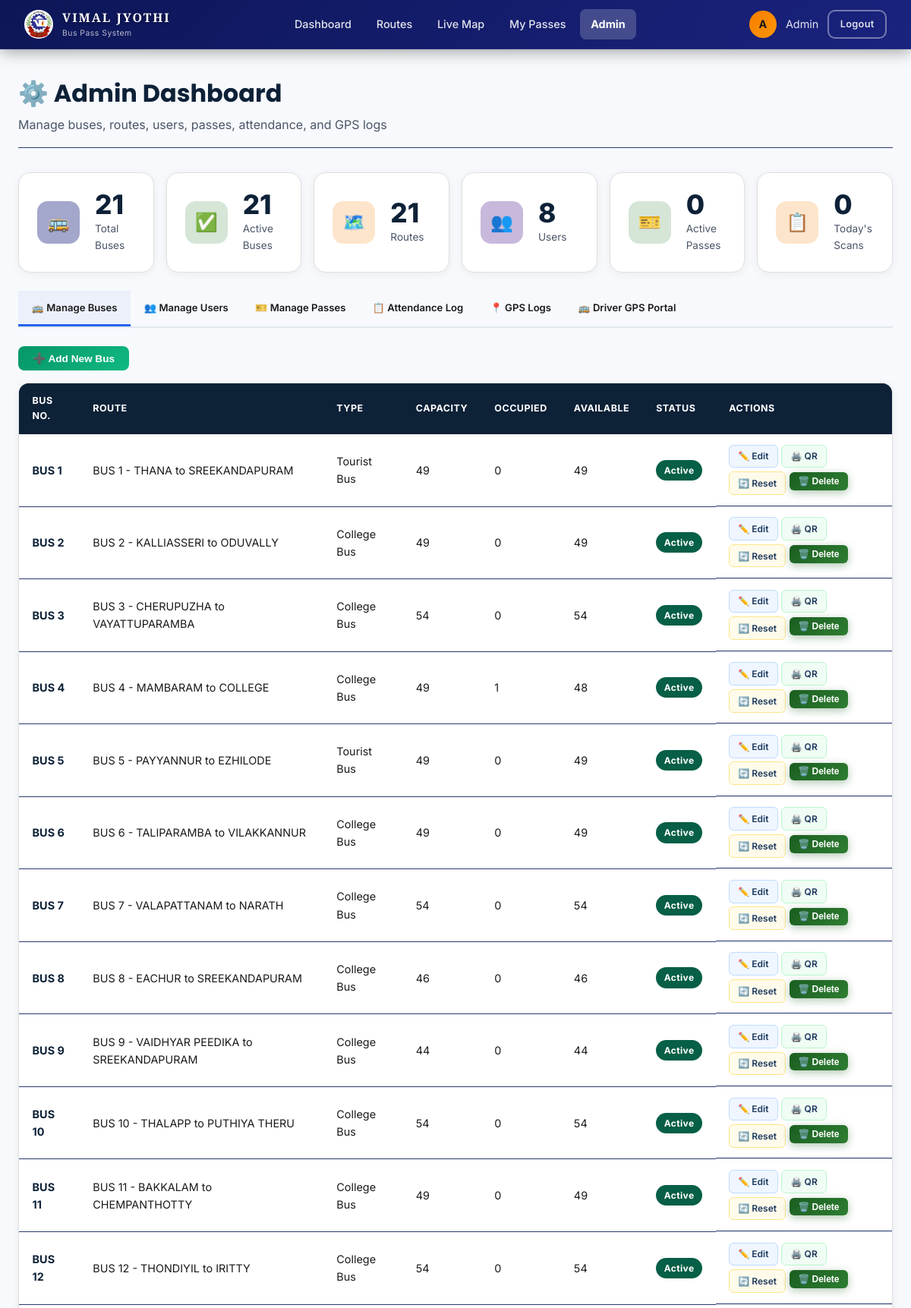
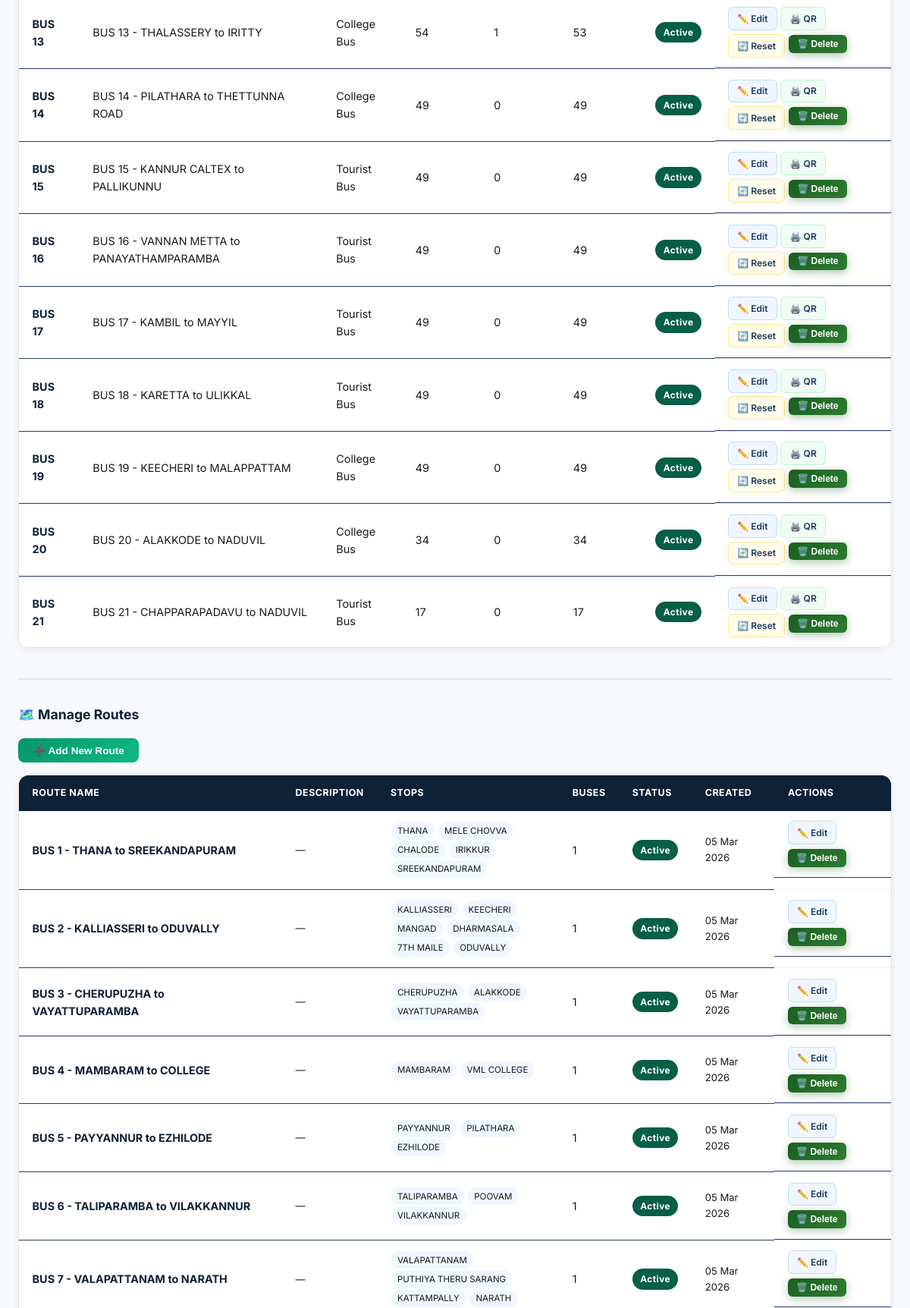
Page /admin-panel/ (signed in, upper part) on the committed database (2 pictures, top to bottom).
### core/models.py (models this page shows, shortened)
class Bus(models.Model):
    BUS_TYPE_CHOICES = [
        ('college', 'College Bus'),
        ('tourist', 'Tourist Bus'),
    ]
    bus_number = models.CharField(max_length=20, unique=True)
    route = models.ForeignKey(Route, on_delete=models.SET_NULL, null=True, blank=True, related_name='buses')
    capacity = models.PositiveIntegerField(default=49)
    current_occupancy = models.PositiveIntegerField(default=0)
    bus_type = models.CharField(max_length=10, choices=BUS_TYPE_CHOICES, default='college')
    driver_name = models.CharField(max_length=100, blank=True)
    driver_phone = models.CharField(max_length=15, blank=True)
    driver = models.ForeignKey(
        User, on_delete=models.SET_NULL, null=True, blank=True,
        related_name='assigned_bus',
        help_text='Driver user account assigned to this bus'
    )
    is_active = models.BooleanField(default=True)
    latitude = models.DecimalField(max_digits=10, decimal_places=7, null=True, blank=True)
    longitude = models.DecimalField(max_digits=10, decimal_places=7, null=True, blank=True)
    is_tracking = models.BooleanField(default=False, help_text='True while driver is sharing location')
    created_at = models.DateTimeField(auto_now_add=True)
    class Meta:
        ordering = ['bus_number']
    @property
    def available_seats(self):
        return max(0, self.capacity - self.current_occupancy)

class Route(models.Model):
    name = models.CharField(max_length=200)
    description = models.TextField(blank=True)
    stops = models.JSONField(default=list, help_text="List of stop names in order")
    is_active = models.BooleanField(default=True)
    created_at = models.DateTimeField(auto_now_add=True)
    def get_stops_list(self):
        if isinstance(self.stops, list):
            return self.stops
        return []

### core/views.py (the view)
# urls.py: path('admin-panel/', views.admin_dashboard_view, name='admin_dashboard'),
@auth_required
@user_passes_test(is_admin, login_url='dashboard')
def admin_dashboard_view(request):
    buses = sorted(
        Bus.objects.all().select_related('route'),
        key=lambda b: int(''.join(filter(str.isdigit, b.bus_number)) or 0)
    )
    routes = Route.objects.all()
    users = User.objects.select_related('profile').all().order_by('-date_joined')
    passes = BusPass.objects.select_related('user', 'bus', 'route').order_by('-created_at')[:50]
    boarding_points = BoardingPoint.objects.all().order_by('fare', 'name')
    att_filter_date = request.GET.get('att_date', str(date.today()))
    try:
        att_dt = date.fromisoformat(att_filter_date)
    except ValueError:
        att_dt = date.today()
    attendance_records = Attendance.objects.filter(date=att_dt).select_related(
        'user', 'bus', 'bus_pass'
    ).order_by('-scanned_at')
    gps_filter_date = request.GET.get('gps_date', str(date.today()))
    gps_bus_id = request.GET.get('gps_bus', '')
    try:
        gps_dt = date.fromisoformat(gps_filter_date)
    except ValueError:
        gps_dt = date.today()
    gps_qs = GPSLocation.objects.filter(timestamp__date=gps_dt).select_related('bus')
    if gps_bus_id:
        gps_qs = gps_qs.filter(bus_id=gps_bus_id)
    gps_logs = gps_qs.order_by('-timestamp')[:100]
    stats = {
        'total_buses': Bus.objects.count(),
        'active_buses': Bus.objects.filter(is_active=True).count(),
        'total_routes': routes.count(),
        'total_users': users.count(),
        'total_passes': BusPass.objects.count(),
        'active_passes': BusPass.objects.filter(status='active').count(),
        'today_attendance': Attendance.objects.filter(date=date.today()).count(),
    }
    return render(request, 'core/admin_dashboard.html', {
        'buses': buses,
        'routes': routes,
        'users': users,
        'passes': passes,
        'stats': stats,
        'boarding_points': boarding_points,
        'attendance_records': attendance_records,
        'att_filter_date': att_dt,
        'gps_logs': gps_logs,
        'gps_filter_date': gps_dt,
        'gps_bus_id': gps_bus_id,
    })

### core/templates/core/admin_dashboard.html (shortened to what this page needs)
{% extends 'core/base.html' %}
{% block extra_head %}
<link rel="stylesheet" href="https://unpkg.com/leaflet@1.9.4/dist/leaflet.css" />
{% endblock %}
{% block content %}
<div class="main-content fade-up">
    <div class="page-header">
        <h1>⚙️ Admin Dashboard</h1>
        <p>Manage buses, routes, users, passes, attendance, and GPS logs</p>
    </div>
    <div class="admin-stat-row" style="margin-bottom:1.5rem">
        <div class="stat-card">
            <div class="stat-icon blue">🚌</div>
            <div><div class="stat-value">{{ stats.total_buses }}</div><div class="stat-label">Total Buses</div></div>
        </div>
        <div class="stat-card">
            <div class="stat-icon green">✅</div>
            <div><div class="stat-value">{{ stats.active_buses }}</div><div class="stat-label">Active Buses</div></div>
        </div>
        <div class="stat-card">
            <div class="stat-icon orange">🗺️</div>
            <div><div class="stat-value">{{ stats.total_routes }}</div><div class="stat-label">Routes</div></div>
        </div>
        <div class="stat-card">
            <div class="stat-icon purple">👥</div>
            <div><div class="stat-value">{{ stats.total_users }}</div><div class="stat-label">Users</div></div>
        </div>
        <div class="stat-card">
            <div class="stat-icon green">🎫</div>
            <div><div class="stat-value">{{ stats.active_passes }}</div><div class="stat-label">Active Passes</div></div>
        </div>
        <div class="stat-card">
            <div class="stat-icon orange">📋</div>
            <div><div class="stat-value">{{ stats.today_attendance }}</div><div class="stat-label">Today's Scans</div></div>
        </div>
    </div>
    <div class="admin-tabs" id="admin-tabs">
        <div class="admin-tab active" data-tab="buses">🚌 Manage Buses</div>
        <div class="admin-tab" data-tab="users">👥 Manage Users</div>
        <div class="admin-tab" data-tab="passes">🎫 Manage Passes</div>
        <div class="admin-tab" data-tab="attendance">📋 Attendance Log</div>
        <div class="admin-tab" data-tab="gps">📍 GPS Logs</div>
        <div class="admin-tab" data-tab="driver">🚌 Driver GPS Portal</div>
    </div>
    <div class="tab-panel active" id="tab-buses">
        <button class="add-toggle-btn" onclick="toggleForm('add-bus-form')">➕ Add New Bus</button>
        <div class="table-wrapper">
            <table>
                <thead>
                    <tr>
                        <th>Bus No.</th><th>Route</th><th>Type</th><th>Capacity</th>
                        <th>Occupied</th><th>Available</th><th>Status</th><th>Actions</th>
                    </tr>
                </thead>
                <tbody>
                    {% for bus in buses %}
                    <tr>
                        <td><strong style="color:var(--accent-light)">{{ bus.bus_number }}</strong></td>
                        <td>{{ bus.route.name|default:"Not assigned" }}</td>
                        <td>{{ bus.get_bus_type_display }}</td>
                        <td>{{ bus.capacity }}</td>
                        <td>{{ bus.current_occupancy }}</td>
                        <td style="color:{% if bus.available_seats > 10 %}#16a34a{% elif bus.available_seats > 0 %}#d97706{% else %}#dc2626{% endif %}">
                            {{ bus.available_seats }}
                        </td>
                        <td><span class="badge badge-{% if bus.is_active %}success{% else %}danger{% endif %}">{{ bus.is_active|yesno:"Active,Inactive" }}</span></td>
                        <td style="display:flex;gap:0.3rem;flex-wrap:wrap">
                            <a href="{% url 'admin_edit_bus' bus.id %}" class="action-btn action-btn-edit">✏️ Edit</a>
                            <a href="{% url 'bus_qr' bus.id %}" target="_blank" class="action-btn action-btn-qr">🖨️ QR</a>
                            <a href="{% url 'reset_occupancy' bus.id %}" class="action-btn action-btn-reset"
                               onclick="return confirm('Reset occupancy of Bus {{ bus.bus_number }} to 0?')">🔄 Reset</a>
                            <form method="POST" action="{% url 'admin_delete_bus' bus.id %}" style="display:inline"
                                  onsubmit="return confirm('Delete Bus {{ bus.bus_number }}? This cannot be undone.')">
                                <button type="submit" class="action-btn action-btn-delete">🗑️ Delete</button>
                            </form>
                        </td>
                    </tr>
                    {% empty %}
                    <tr><td colspan="8" style="text-align:center;color:#94a3b8;padding:2rem">No buses found</td></tr>
                    {% endfor %}
                </tbody>
            </table>
        </div>
        <div style="margin-top:2.5rem;padding-top:2rem;border-top:2px solid #e2e8f0">
            <h2 style="font-size:1.1rem;font-weight:700;color:#1e3a5f;margin-bottom:1rem">🗺️ Manage Routes</h2>
            <button class="add-toggle-btn" onclick="toggleForm('add-route-form')">➕ Add New Route</button>
            <div class="table-wrapper">
                <table>
                    <thead>
                        <tr>
                            <th>Route Name</th><th>Description</th><th>Stops</th>
                            <th>Buses</th><th>Status</th><th>Created</th><th>Actions</th>
                        </tr>
                    </thead>
                    <tbody>
                        {% for route in routes %}
                        <tr>
                            <td><strong style="color:var(--accent-light)">{{ route.name }}</strong></td>
                            <td style="color:#64748b;font-size:0.82rem;max-width:180px;overflow:hidden;text-overflow:ellipsis;white-space:nowrap">{{ route.description|default:"—" }}</td>
                            <td style="font-size:0.8rem;max-width:250px">
                                {% for s in route.get_stops_list %}
                                    <span style="background:#eff6ff;color:#1e40af;padding:0.15rem 0.5rem;border-radius:12px;font-size:0.72rem;display:inline-block;margin:1px">{{ s }}</span>
                                {% empty %}—{% endfor %}
                            </td>
                            <td>{{ route.buses.count }}</td>
                            <td><span class="badge badge-{% if route.is_active %}success{% else %}danger{% endif %}">{{ route.is_active|yesno:"Active,Inactive" }}</span></td>
                            <td style="color:#94a3b8;font-size:0.82rem">{{ route.created_at|date:"d M Y" }}</td>
                            <td style="display:flex;gap:0.3rem;flex-wrap:wrap">
                                <a href="{% url 'admin_edit_route' route.id %}" class="action-btn action-btn-edit">✏️ Edit</a>
                                <form method="POST" action="{% url 'admin_delete_route' route.id %}" style="display:inline"
                                      onsubmit="return confirm('Delete route {{ route.name }}? Buses will be unassigned.')">
                                    <button type="submit" class="action-btn action-btn-delete">🗑️ Delete</button>
                                </form>
                            </td>
                        </tr>
                        {% empty %}
                        <tr><td colspan="7" style="text-align:center;color:#94a3b8;padding:2rem">No routes found</td></tr>
                        {% endfor %}
                    </tbody>
                </table>
            </div>
        </div>
    </div>
</div>
{% endblock %}

### core/templates/core/base.html (shortened to what this page needs)
{% load static %}
<!DOCTYPE html>
<html lang="en">
<head>
  <link rel="stylesheet" href="{% static 'core/css/style.css' %}" />
  <link rel="stylesheet" href="{% static 'core/css/white_theme.css' %}" />
  {% block extra_head %}{% endblock %}
</head>
<body>
  {% if user.is_authenticated %}
  <nav class="navbar">
    <a href="{% url 'dashboard' %}" class="navbar-brand">
      <img src="{% static 'core/images/vjec_logo.png' %}" class="navbar-logo-img" alt="VJEC" />
      <div>
        <span style="font-family:'Cinzel',Georgia,serif;font-size:1.4rem;font-weight:900;letter-spacing:2px;color:#ffffff;line-height:1.1;text-shadow:0 1px 4px rgba(0,0,0,0.5)">VIMAL JYOTHI</span>
        <small>Bus Pass System</small>
      </div>
    </a>
    <ul class="nav-links">
      <li><a href="{% url 'dashboard' %}">Dashboard</a></li>
      <li><a href="{% url 'routes' %}">Routes</a></li>
      <li><a href="{% url 'map' %}">Live Map</a></li>
      <li><a href="{% url 'my_passes' %}">My Passes</a></li>
      {% if user.is_staff or user.profile.role == 'admin' %}
      <li><a href="{% url 'admin_dashboard' %}">Admin</a></li>
      {% endif %}
    </ul>
    <div class="nav-user">
      <div class="nav-avatar">{{ user.first_name|first|default:user.username|first|upper }}</div>
      <span style="font-size:0.9rem;color:rgba(255,255,255,0.8)">{{ user.first_name|default:user.username }}</span>
      <a href="{% url 'logout' %}" class="btn btn-outline btn-sm">Logout</a>
    </div>
  </nav>
  {% endif %}
  <main>
    {% block content %}{% endblock %}
  </main>
</body>
</html>

### rows in the picture
Bus: bus_number "BUS 1", route.name "BUS 1 - THANA to SREEKANDAPURAM", bus_type "Tourist Bus", capacity "49", current_occupancy "0", available_seats "49", is_active "Active"
Bus: bus_number "BUS 2", route.name "BUS 2 - KALLIASSERI to ODUVALLY", bus_type "College Bus", capacity "49", current_occupancy "0", available_seats "49", is_active "Active"
Bus: bus_number "BUS 3", route.name "BUS 3 - CHERUPUZHA to VAYATTUPARAMBA", bus_type "College Bus", capacity "54", current_occupancy "0", available_seats "54", is_active "Active"
Bus: bus_number "BUS 4", route.name "BUS 4 - MAMBARAM to COLLEGE", bus_type "College Bus", capacity "49", current_occupancy "1", available_seats "48", is_active "Active"
Bus: bus_number "BUS 5", route.name "BUS 5 - PAYYANNUR to EZHILODE", bus_type "Tourist Bus", capacity "49", current_occupancy "0", available_seats "49", is_active "Active"
Bus: bus_number "BUS 6", route.name "BUS 6 - TALIPARAMBA to VILAKKANNUR", bus_type "College Bus", capacity "49", current_occupancy "0", available_seats "49", is_active "Active"
Bus: bus_number "BUS 7", route.name "BUS 7 - VALAPATTANAM to NARATH", bus_type "College Bus", capacity "54", current_occupancy "0", available_seats "54", is_active "Active"
Bus: bus_number "BUS 8", route.name "BUS 8 - EACHUR to SREEKANDAPURAM", bus_type "College Bus", capacity "46", current_occupancy "0", available_seats "46", is_active "Active"
Bus: bus_number "BUS 9", route.name "BUS 9 - VAIDHYAR PEEDIKA to SREEKANDAPURAM", bus_type "College Bus", capacity "44", current_occupancy "0", available_seats "44", is_active "Active"
Bus: bus_number "BUS 10", route.name "BUS 10 - THALAPP to PUTHIYA THERU", bus_type "College Bus", capacity "54", current_occupancy "0", available_seats "54", is_active "Active"
Bus: bus_number "BUS 11", route.name "BUS 11 - BAKKALAM to CHEMPANTHOTTY", bus_type "College Bus", capacity "49", current_occupancy "0", available_seats "49", is_active "Active"
Bus: bus_number "BUS 12", route.name "BUS 12 - THONDIYIL to IRITTY", bus_type "College Bus", capacity "54", current_occupancy "0", available_seats "54", is_active "Active"
Bus: bus_number "BUS 13", route.name "BUS 13 - THALASSERY to IRITTY", bus_type "College Bus", capacity "54", current_occupancy "1", available_seats "53", is_active "Active"
Bus: bus_number "BUS 14", route.name "BUS 14 - PILATHARA to THETTUNNA ROAD", bus_type "College Bus", capacity "49", current_occupancy "0", available_seats "49", is_active "Active"
Bus: bus_number "BUS 15", route.name "BUS 15 - KANNUR CALTEX to PALLIKUNNU", bus_type "Tourist Bus", capacity "49", current_occupancy "0", available_seats "49", is_active "Active"
Bus: bus_number "BUS 16", route.name "BUS 16 - VANNAN METTA to PANAYATHAMPARAMBA", bus_type "Tourist Bus", capacity "49", current_occupancy "0", available_seats "49", is_active "Active"
Bus: bus_number "BUS 17", route.name "BUS 17 - KAMBIL to MAYYIL", bus_type "Tourist Bus", capacity "49", current_occupancy "0", available_seats "49", is_active "Active"
Bus: bus_number "BUS 18", route.name "BUS 18 - KARETTA to ULIKKAL", bus_type "Tourist Bus", capacity "49", current_occupancy "0", available_seats "49", is_active "Active"
Bus: bus_number "BUS 19", route.name "BUS 19 - KEECHERI to MALAPPATTAM", bus_type "College Bus", capacity "49", current_occupancy "0", available_seats "49", is_active "Active"
Bus: bus_number "BUS 20", route.name "BUS 20 - ALAKKODE to NADUVIL", bus_type "College Bus", capacity "34", current_occupancy "0", available_seats "34", is_active "Active"
Bus: bus_number "BUS 21", route.name "BUS 21 - CHAPPARAPADAVU to NADUVIL", bus_type "Tourist Bus", capacity "17", current_occupancy "0", available_seats "17", is_active "Active"
Route: name "BUS 1 - THANA to SREEKANDAPURAM", description "—", get_stops_list "THANA" "MELE CHOVVA" "CHALODE" "IRIKKUR" "SREEKANDAPURAM", buses.count "1", is_active "Active", created_at "05 Mar 2026"
Route: name "BUS 2 - KALLIASSERI to ODUVALLY", description "—", get_stops_list "KALLIASSERI" "KEECHERI" "MANGAD" "DHARMASALA" "7TH MAILE" "ODUVALLY", buses.count "1", is_active "Active", created_at "05 Mar 2026"
Route: name "BUS 3 - CHERUPUZHA to VAYATTUPARAMBA", description "—", get_stops_list "CHERUPUZHA" "ALAKKODE" "VAYATTUPARAMBA", buses.count "1", is_active "Active", created_at "05 Mar 2026"
Route: name "BUS 4 - MAMBARAM to COLLEGE", description "—", get_stops_list "MAMBARAM" "VML COLLEGE", buses.count "1", is_active "Active", created_at "05 Mar 2026"
Route: name "BUS 5 - PAYYANNUR to EZHILODE", description "—", get_stops_list "PAYYANNUR" "PILATHARA" "EZHILODE", buses.count "1", is_active "Active", created_at "05 Mar 2026"
Route: name "BUS 6 - TALIPARAMBA to VILAKKANNUR", description "—", get_stops_list "TALIPARAMBA" "POOVAM" "VILAKKANNUR", buses.count "1", is_active "Active", created_at "05 Mar 2026"
Route: name "BUS 7 - VALAPATTANAM to NARATH", description "—", get_stops_list "VALAPATTANAM" "PUTHIYA THERU SARANG" "KATTAMPALLY" "NARATH", buses.count "1", is_active "Active", created_at "05 Mar 2026"

### other values in the picture
{{ user.first_name|first|default:user.username|first|upper }} "A"
{{ user.first_name|default:user.username }} "Admin"
{{ stats.total_buses }} "21"
{{ stats.active_buses }} "21"
{{ stats.total_routes }} "21"
{{ stats.total_users }} "8"
{{ stats.active_passes }} "0"
{{ stats.today_attendance }} "0"
